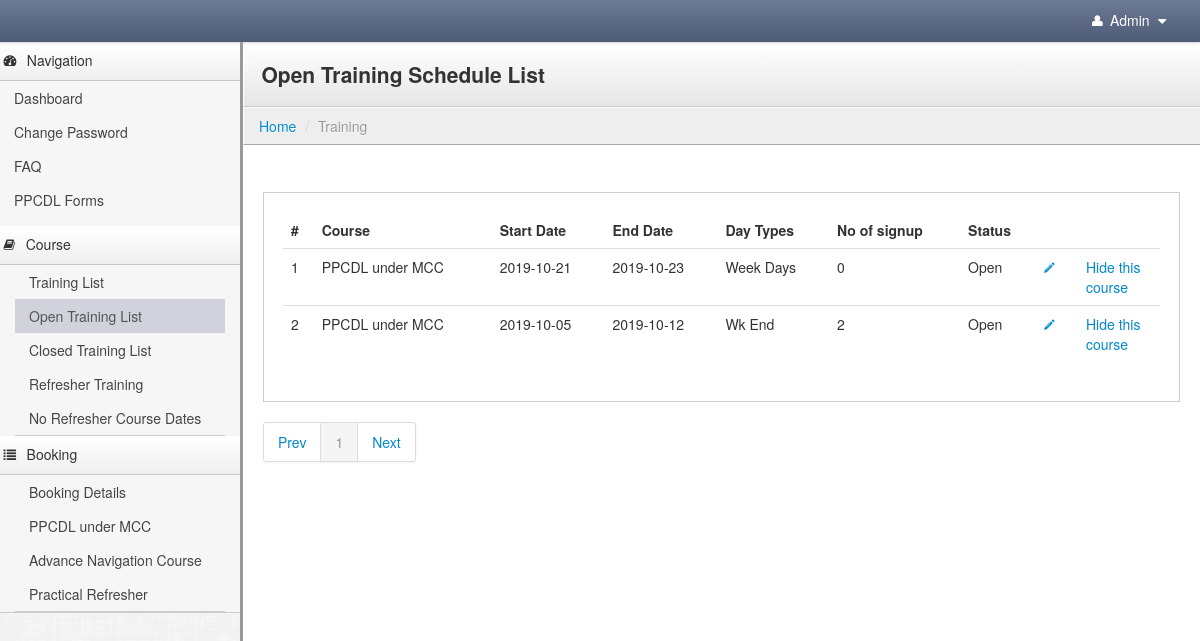
Screenshot of /admin/home.php?mode=training&pg=open_training_list (signed in) with the database file from the repository.
### tables this page shows
CREATE TABLE `training_schedules` (
  `course_training_id` int(11) NOT NULL AUTO_INCREMENT,
  `course_id` int(11) NOT NULL,
  `start_date` date NOT NULL,
  `end_date` date NOT NULL,
  `day_type` enum('Week Days','Wk End') NOT NULL,
  `limit_stat` enum('Y','N') NOT NULL,
  `max_limit` int(11) NOT NULL,
  `no_of_sign_up` int(11) NOT NULL,
  `training_stat` enum('O','C') NOT NULL,
  `stat` enum('Y','N') NOT NULL,
  PRIMARY KEY (`course_training_id`)
);

CREATE TABLE `course` (
  `course_id` int(11) NOT NULL AUTO_INCREMENT,
  `course_name` varchar(255) NOT NULL,
  PRIMARY KEY (`course_id`)
);

### admin/include_page/training/open_training_list.php (the view, shortened to what this page needs)
<?php include("./include/top_bar.php");
      include("./include/sidebar_nav.php");
$argu2	= 	'';
$limit	=	10;
$seltab	=	"select * from training_schedules where training_stat='O'  and stat='Y' order by course_training_id desc";
list($res_query, $paging_table,$total_record)	= pagedisplay($start,$argu2,$limit,'home',$seltab) ;
?>
<div class="content">
    <div class="header">
        <h1 class="page-title">Open Training Schedule List</h1>
    </div>
     <?php include("./include/breadcrumb.php");?>
    <div class="container-fluid">
        <div class="row-fluid">
            <div class="btn-toolbar">
            </div>
            <div class="well">
                <table class="table">
                    <thead>
                        <tr>
                            <th>#</th>
                            <th>Course</th>
                            <th>Start Date</th>
                            <th>End Date</th>
                            <th>Day Types</th>
                            <th>No of signup</th>
                            <th>Status</th>
                            <th style="width: 26px;"></th>
							  <th style="width:66px;"></th>
                        </tr>
                    </thead>
                    <tbody>
            <?php
			$cnt=0;
			while($result = mysqli_fetch_array($res_query)){
				$cnt++;
				$univ = mysqli_query($con, "select course_name from course where course_id = '".$result['course_id']."'");
				$un_qry = mysqli_fetch_array($univ);
				?>
                        <tr>
                            <td><?php echo $cnt?></td>
                             <td><?php echo $un_qry['course_name']?></td>
                            <td><?php echo $result['start_date']?></td>
                            <td><?php echo $result['end_date']?></td>
                            <td><?php echo $result['day_type']?></td>
                            <td><?php echo $result['no_of_sign_up']?></td>
                            <td><?php if($result['training_stat']=='O'){
									echo 'Open';
									}
									else if($result['training_stat']=='C'){
									echo 'Closed';
									}
									?></td>
                            <td>
                            <a href="<?php echo pg_link("mode=training&pg=edit_schedule&edit_id=".$result['course_training_id'])?>" title="Edit"><i class="icon-pencil"></i></a>
                            </td>
							<td>
							   <?php
							   if(date("Y-m-d")> $result['end_date']){
							   ?>
                            	<a href="javascript:;;" onClick="javascript:hide_course('<?php echo pg_link("mode=training&pg=open_training_list&start=".$start."&edit_id=".$result['course_training_id'])?>');" title="hide">Hide this course</a>
                           	<?php
							}
							?>
                            </td>
                        </tr>
             <?php }?>
                    </tbody>
                </table>
            </div>
            <div class="pagination"><?php echo $paging_table?> </div>
          <?php include("./include/footer.php");?>
        </div>
    </div>
</div>
  </body>
</html>

### admin/stylesheets/theme.css (style rules this page uses)
body { background: #eee; background-image: url(../images/furley_bg.png); background-position: initial initial; background-repeat: initial initial; background-position: initial initial; background-repeat: initial initial; margin: 0px; padding: 0px; }
h1 { margin-top: 0px; color: #eee; }
.content { min-width: 400px; position: relative; min-height: 800px; background: #fff; margin-left: 240px; border-left: 1px solid #cccccc; border-left: 3px solid #999999; }
.header { background: #ffffff; background: #ffffff; background: -webkit-gradient(linear, left bottom, left top, color-stop(0, #e6e6e6), color-stop(1, #ffffff)); background: -ms-linear-gradient(bottom, #e6e6e6, #ffffff); background: -moz-linear-gradient(center bottom, #e6e6e6 0%, #ffffff 100%); background: -o-linear-gradient(bottom, #e6e6e6, #ffffff); filter: progid:dximagetransform.microsoft.gradient(startColorStr='#4d5b76', EndColorStr='#6c7a95'); -ms-filter: "progid:DXImageTransform.Microsoft.gradient(startColorStr='#ffffff',EndColorStr='#e6e6e6')"; border-bottom: 1px solid #cccccc; border-top: 1px solid #ffffff; border-left: 1px solid #ffffff; padding: 0em 1.25em; }
.header h1 { margin: 1em 0em; padding: 0em; line-height: 1em; font-size: 1.5em; color: #eee; color: #333; }
.well { background-color: #fff; border: 1px solid #ccc; -webkit-box-shadow: 1px 1px 0px #ffffff; -moz-box-shadow: 1px 1px 0px #ffffff; box-shadow: 1px 1px 0px #ffffff; -webkit-border-radius: 0px; -moz-border-radius: 0px; border-radius: 0px; -moz-background-clip: padding; -webkit-background-clip: padding-box; background-clip: padding-box; }

### rows the page displays
training_schedules: course.course_name "PPCDL under MCC", start_date "2019-10-21", end_date "2019-10-23", day_type "Week Days", no_of_sign_up "0", training_stat "Open"
training_schedules: course.course_name "PPCDL under MCC", start_date "2019-10-05", end_date "2019-10-12", day_type "Wk End", no_of_sign_up "2", training_stat "Open"

### other values shown
$mode_label "Training"
